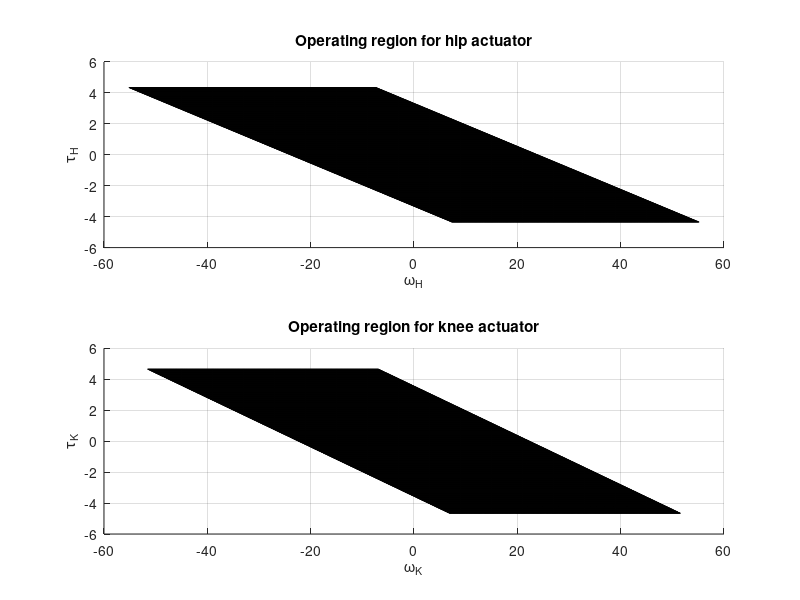

MATLAB code to generate this figure: (Note: this script raises an error after producing the figure.)
%% 1a,1b

%params value
tau_Imax = 0.162;
omega_NL = 645.2;
tau_stall = 0.124;
N_H = 26.9;
N_K = 28.8;

% operating reigion for hip actuator

x = -60:0.1:60;
y = -5:0.01:5;  
[omega_H,tau_H] = meshgrid(x,y);  

% constraints for hip actuator
phi_1H = tau_H/N_H - tau_Imax <= 0 ;  
phi_2H = -tau_H/N_H - tau_Imax <= 0 ;
phi_3H = tau_H/N_H + tau_stall*N_H*omega_H/omega_NL - tau_stall <= 0;
phi_4H = -tau_H/N_H - tau_stall*N_H*omega_H/omega_NL - tau_stall <= 0;

% convert to double for plotting
phi_1H = double(phi_1H);  
phi_2H = double(phi_2H); 
phi_3H = double(phi_3H); 
phi_4H = double(phi_4H); 

% set the 0s to NaN
phi_1H(phi_1H == 0) = NaN;
phi_2H(phi_2H == 0) = NaN;
phi_3H(phi_3H == 0) = NaN;
phi_4H(phi_4H == 0) = NaN;

phi_H = phi_1H.*phi_2H.*phi_3H.*phi_4H;  

% plot operating region for hip actuator
subplot(2,1,1);
surf(omega_H,tau_H,phi_H);
title('Operating region for hip actuator')
xlabel('\omega_H')
ylabel('\tau_H')
view(0,90);   % change to top view


% operating reigion for knee actuator

x = -60:0.1:60;
y = -5:0.01:5;  
[omega_K,tau_K] = meshgrid(x,y);  

% constraints for knee actuator
phi_1K = tau_K/N_K - tau_Imax <= 0 ; 
phi_2K = -tau_K/N_K - tau_Imax <= 0 ;
phi_3K = tau_K/N_K + tau_stall*N_K*omega_K/omega_NL - tau_stall <= 0;
phi_4K = -tau_K/N_K - tau_stall*N_K*omega_K/omega_NL - tau_stall <= 0;

% convert to double for plotting
phi_1K = double(phi_1K);  
phi_2K = double(phi_2K); 
phi_3K = double(phi_3K); 
phi_4K = double(phi_4K); 

% set the 0s to NaN
phi_1K(phi_1K == 0) = NaN;
phi_2K(phi_2K == 0) = NaN;
phi_3K(phi_3K == 0) = NaN;
phi_4K(phi_4K == 0) = NaN;

phi_K = phi_1K.*phi_2K.*phi_3K.*phi_4K;  

% plot operating region for knee actuator

subplot(2,1,2);
surf(omega_K,tau_K,phi_K);
title('Operating region for knee actuator')
xlabel('\omega_K')
ylabel('\tau_K')
view(0,90);   % change to top view

%% 1c
syms theta3 theta4 tau_H tau_K real

%params value
L_H = 0.096;
L_K = 0.155;
D_K = 0.052;
L = sqrt(L_K^2+D_K^2);
mu = 0.6;


J_HIP =  [L_H*cos(theta3)+L*cos(theta3+theta4) L*cos(theta3+theta4); L_H*sin(theta3)+L*sin(theta3+theta4) L*sin(theta3+theta4)];
tau = [tau_H;tau_K];

F_GRF = transpose(J_HIP)\tau; % F_GRF = (J_HIP^T)^(-1)*tau

% constraints for ground reaction force

phi_1GRF = -F_GRF(2) <= 0; %positive vertical component
phi_2GRF = F_GRF(1)- mu*F_GRF(2) <= 0; % contraints on horizontal force due to friction
phi_3GRF = -F_GRF(1) - mu*F_GRF(2) <= 0;

%% 1e


subplot(2,1,1);
hold on
title('Operating region for hip actuator')
%plot(Xout(:,7), Uout(:,1))
plot(omegas(:,1), Torques(:,1));
xlabel('\omega_H')
ylabel('\tau_H')
view(0,90);   % change to top view

subplot(2,1,2);
hold on
title('Operating region for knee actuator')
%plot(Xout(:,8), Uout(:,2))
plot(omegas(:,2), Torques(:,2));
xlabel('\omega_H')
ylabel('\tau_H')
view(0,90);   % change to top view


figure
title("grfy/grfx")

%%

%params value
L_H = 0.096;
L_K = 0.155;
D_K = 0.052;
L = sqrt(L_K^2+D_K^2);
mu = 0.6;


GRFs = []

for i = 1:length(Uout)
    theta3 = Xout(i,3);
    theta4 = Xout(i,4);
    J_HIP = [L_H*cos(theta3)+L*cos(theta3+theta4) L*cos(theta3+theta4); L_H*sin(theta3)+L*sin(theta3+theta4) L*sin(theta3+theta4)];
    tau = Uout(i,:)';
    F_GRF = J_HIP'\tau;
    GRFs = [GRFs F_GRF];
end

% plot(GRFs(2,:),GRFs(1,:)); hold on;
% title("Slope < 0.6")
% plot(GRFs(2,:), -0.6*GRFs(2,:));
% plot(GRFs(2,:), +0.6*GRFs(2,:));

plot(Forces(:,1),Forces(:,2)); hold on;
plot(Forces(:,1), Forces(:,1)/0.6, 'LineWidth', 2);
plot(Forces(:,1), -Forces(:,1)/0.6, 'LineWidth', 2);
title("F_Z vs F_Y");
xlabel('F_Y (N)');
ylabel('F_Z (N)');

